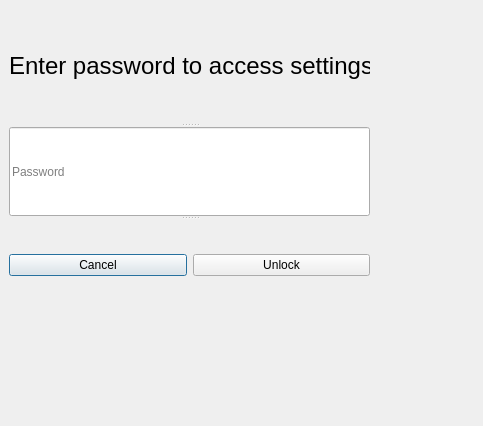
<?xml version="1.0" encoding="UTF-8"?>
<ui version="4.0">
 <class>PasswordModal</class>
 <widget class="QDialog" name="PasswordModal">
  <property name="geometry">
   <rect>
    <x>0</x>
    <y>0</y>
    <width>483</width>
    <height>426</height>
   </rect>
  </property>
  <property name="windowTitle">
   <string>Settings Access</string>
  </property>
  <property name="modal">
   <bool>true</bool>
  </property>
  <widget class="QSplitter" name="splitter">
   <property name="geometry">
    <rect>
     <x>9</x>
     <y>9</y>
     <width>361</width>
     <height>301</height>
    </rect>
   </property>
   <property name="orientation">
    <enum>Qt::Orientation::Vertical</enum>
   </property>
   <widget class="QLabel" name="label">
    <property name="font">
     <font>
      <pointsize>18</pointsize>
     </font>
    </property>
    <property name="text">
     <string>Enter password to access settings:</string>
    </property>
   </widget>
   <widget class="QLineEdit" name="passwordEdit">
    <property name="echoMode">
     <enum>QLineEdit::EchoMode::Password</enum>
    </property>
    <property name="placeholderText">
     <string>Password</string>
    </property>
   </widget>
   <widget class="QWidget" name="">
    <layout class="QHBoxLayout" name="horizontalLayout">
     <item>
      <widget class="QPushButton" name="cancelBtn">
       <property name="text">
        <string>Cancel</string>
       </property>
      </widget>
     </item>
     <item>
      <widget class="QPushButton" name="okBtn">
       <property name="text">
        <string>Unlock</string>
       </property>
      </widget>
     </item>
    </layout>
   </widget>
  </widget>
 </widget>
 <resources/>
 <connections/>
</ui>
